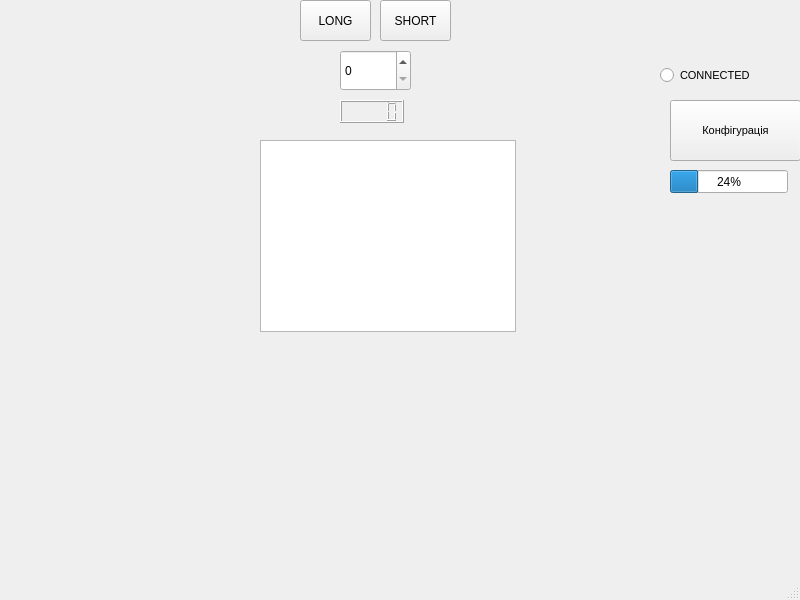
<?xml version="1.0" encoding="UTF-8"?>
<ui version="4.0">
 <class>MainWindow</class>
 <widget class="QMainWindow" name="MainWindow">
  <property name="geometry">
   <rect>
    <x>0</x>
    <y>0</y>
    <width>800</width>
    <height>600</height>
   </rect>
  </property>
  <property name="windowTitle">
   <string>MainWindow</string>
  </property>
  <widget class="QWidget" name="centralwidget">
   <widget class="QPushButton" name="pushButton">
    <property name="geometry">
     <rect>
      <x>670</x>
      <y>100</y>
      <width>131</width>
      <height>61</height>
     </rect>
    </property>
    <property name="font">
     <font>
      <pointsize>8</pointsize>
     </font>
    </property>
    <property name="text">
     <string>Конфігурація</string>
    </property>
   </widget>
   <widget class="QRadioButton" name="radioButton">
    <property name="geometry">
     <rect>
      <x>660</x>
      <y>50</y>
      <width>100</width>
      <height>50</height>
     </rect>
    </property>
    <property name="font">
     <font>
      <pointsize>8</pointsize>
     </font>
    </property>
    <property name="text">
     <string>CONNECTED</string>
    </property>
   </widget>
   <widget class="QLCDNumber" name="lcdNumber">
    <property name="geometry">
     <rect>
      <x>340</x>
      <y>100</y>
      <width>64</width>
      <height>23</height>
     </rect>
    </property>
   </widget>
   <widget class="QProgressBar" name="progressBar">
    <property name="geometry">
     <rect>
      <x>670</x>
      <y>170</y>
      <width>118</width>
      <height>23</height>
     </rect>
    </property>
    <property name="value">
     <number>24</number>
    </property>
   </widget>
   <widget class="QGraphicsView" name="graphicsView">
    <property name="geometry">
     <rect>
      <x>260</x>
      <y>140</y>
      <width>256</width>
      <height>192</height>
     </rect>
    </property>
   </widget>
   <widget class="QPushButton" name="pushButton_3">
    <property name="geometry">
     <rect>
      <x>380</x>
      <y>0</y>
      <width>71</width>
      <height>41</height>
     </rect>
    </property>
    <property name="text">
     <string>SHORT</string>
    </property>
   </widget>
   <widget class="QPushButton" name="pushButton_4">
    <property name="geometry">
     <rect>
      <x>300</x>
      <y>0</y>
      <width>71</width>
      <height>41</height>
     </rect>
    </property>
    <property name="text">
     <string>LONG</string>
    </property>
   </widget>
   <widget class="QSpinBox" name="spinBox">
    <property name="geometry">
     <rect>
      <x>340</x>
      <y>50</y>
      <width>71</width>
      <height>41</height>
     </rect>
    </property>
   </widget>
  </widget>
  <widget class="QMenuBar" name="menubar">
   <property name="geometry">
    <rect>
     <x>0</x>
     <y>0</y>
     <width>800</width>
     <height>18</height>
    </rect>
   </property>
  </widget>
  <widget class="QStatusBar" name="statusbar"/>
 </widget>
 <resources/>
 <connections/>
</ui>
